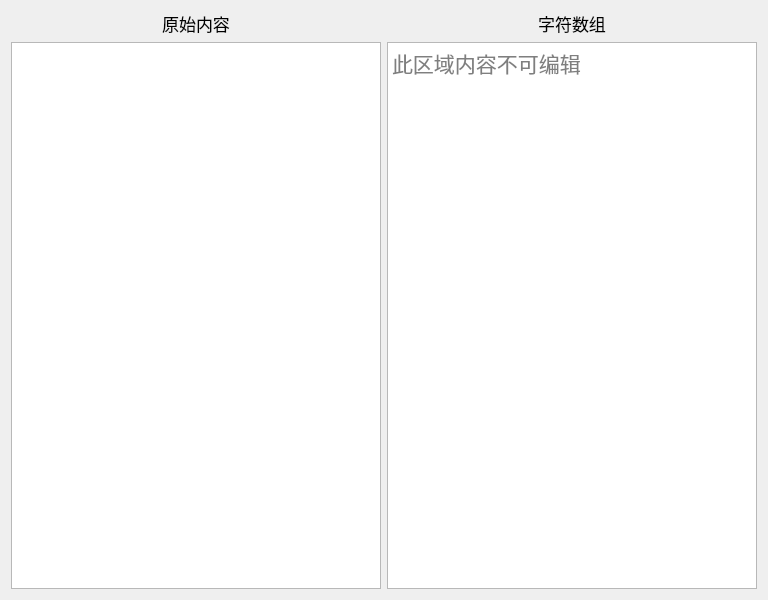
<?xml version="1.0" encoding="UTF-8"?>
<ui version="4.0">
 <class>GlslCodeConvert</class>
 <widget class="QWidget" name="GlslCodeConvert">
  <property name="geometry">
   <rect>
    <x>0</x>
    <y>0</y>
    <width>768</width>
    <height>600</height>
   </rect>
  </property>
  <property name="windowTitle">
   <string>Form</string>
  </property>
  <layout class="QGridLayout" name="gridLayout">
   <item row="0" column="1">
    <widget class="QLabel" name="label_2">
     <property name="font">
      <font>
       <pointsize>13</pointsize>
      </font>
     </property>
     <property name="text">
      <string>原始内容</string>
     </property>
     <property name="alignment">
      <set>Qt::AlignCenter</set>
     </property>
    </widget>
   </item>
   <item row="1" column="1">
    <widget class="QTextEdit" name="textEditFile">
     <property name="font">
      <font>
       <family>Consolas</family>
       <pointsize>16</pointsize>
      </font>
     </property>
    </widget>
   </item>
   <item row="1" column="2">
    <widget class="QTextEdit" name="textEditCode">
     <property name="font">
      <font>
       <family>Consolas</family>
       <pointsize>16</pointsize>
      </font>
     </property>
     <property name="placeholderText">
      <string>此区域内容不可编辑</string>
     </property>
    </widget>
   </item>
   <item row="0" column="2">
    <widget class="QLabel" name="label">
     <property name="font">
      <font>
       <pointsize>13</pointsize>
      </font>
     </property>
     <property name="text">
      <string>字符数组</string>
     </property>
     <property name="alignment">
      <set>Qt::AlignCenter</set>
     </property>
    </widget>
   </item>
  </layout>
 </widget>
 <resources/>
 <connections/>
</ui>
